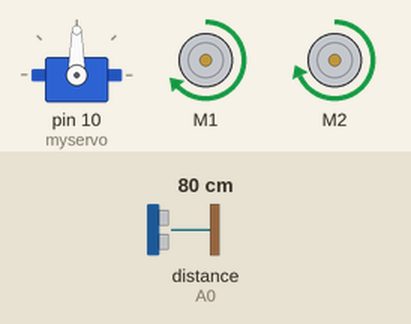
Bench run of a sketch on a simulated Arduino Uno, built with avr-gcc and run on an emulated ATmega328P. Parts: servo, 2 × DC motor (green arrow = forward, orange = backward, longer = faster). The test bench sets the inputs (shaded band); at power-on: distance to the obstacle (sensor on A0) 80 cm. The echo pulse lasts 58.3 µs per cm.

Above: at 3.9 s.
4.0 s: distance to the obstacle (sensor on A0) set to 18 cm
5.5 s: distance to the obstacle (sensor on A0) set to 14 cm
At 7.2 s:
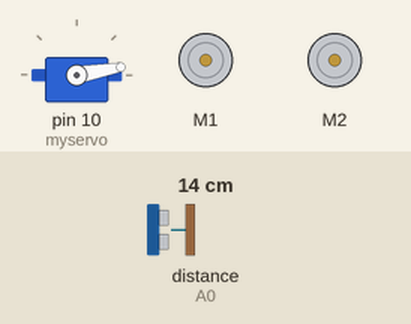
8.5 s: distance to the obstacle (sensor on A0) set to 35 cm
At 8.56 s:
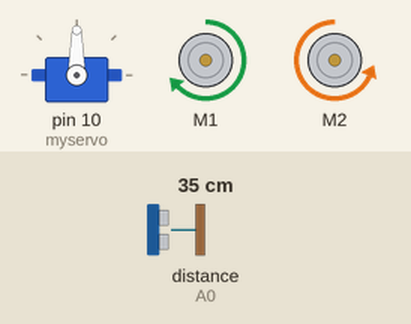
10.7 s: distance to the obstacle (sensor on A0) set to 2 cm
At 13.2 s:
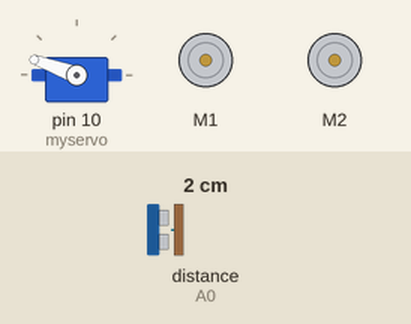
13.7 s: distance to the obstacle (sensor on A0) set to 60 cm
At 14.03 s:
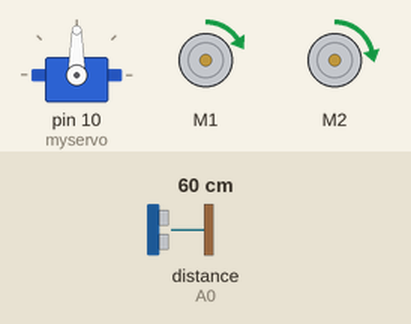
Timing chart, 0 to 16.7 s (numbered marks = the images above; inputs shaded):
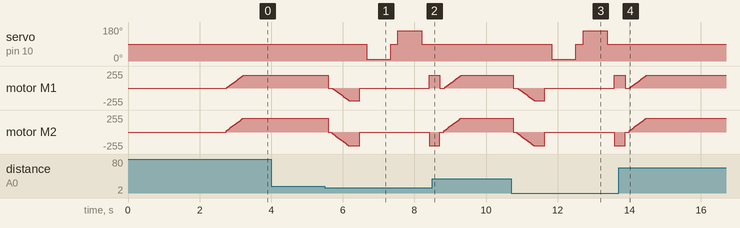

The sketch:

modelo_A.ino
```cpp
#include <AFMotor.h>
#include <NewPing.h>
#include <Servo.h>

#define TRIG_PIN A1                 // Pino do Sensor Trigger
#define ECHO_PIN A0                 // Pino do Sensor Echo
#define MAX_DISTANCE 200            // Distância Máxima de colisão em cm
#define MAX_SPEED 190               // Define Velocidade Máxima do Motor. Váximo possível 255
#define MAX_SPEED_OFFSET 20

NewPing sonar(TRIG_PIN, ECHO_PIN, MAX_DISTANCE);     // Criação do objeto sonar

AF_DCMotor motor1(1, MOTOR12_1KHZ);                  // Configura motor utilizado pelo Shield
AF_DCMotor motor2(2, MOTOR12_1KHZ);                  // Configura motor utilizado pelo Shield

Servo myservo;                                       // instancia classe Servo como instância myservo

boolean VaParaFrente=false;
int distancia = 100;                                 // cria variável para guardar a distância (cm)
int speedSet = 0;                                    // cria variável para guardar o incremento de velocidade

void setup() {

  myservo.attach(10);                                // configura a instância myservo na porta 10 (ponte)
  myservo.write(90);                                 // posição inicial do servo 90 graus
  delay(2000);                                       // espera dois segundos
  distancia = readPing();                            // linhas abaixo ele faz 4 leituras seguidas
  delay(100);
  distancia = readPing();
  delay(100);
  distancia = readPing();
  delay(100);
  distancia = readPing();
  delay(100);
}

void loop() {
 int distanciaR = 0;                                //cria variável para guardar a distância à direita
 int distanciaL =  0;                               //cria variável para guardar a distância à esquerda
 delay(40);

 if(distancia<=15)                                  // se distância menor que 15 (cm)
 {
  moveStop();                                       // para de mover
  delay(100);                                       // espera um décimo de segundo (100 ms)
  moveBackward();                                   // anda para trás
  delay(300);                                       // por três décimos de segundo (300 ms)
  moveStop();                                       // para de mover
  delay(200);                                       // por dois décimos de segundo (200 ms)
  distanciaR = lookRight();                         // distância da direita igual a função lookRigth()
  delay(200);                                       // espera por dois décimos de segundo (200 ms)
  distanciaL = lookLeft();                          // distância da esquerda igual a função lookLeft()
  delay(200);                                       // espera por dois décimos de segundo (200 ms)

  if(distanciaR>=distanciaL)                        // se distância da direita maior que a distência da esquerda
  {
    turnRight();                                    // Vira para Direita
    moveStop();                                     // para de mover
  }else
  {
    turnLeft();                                     // Vira para Esquerda
    moveStop();                                     // para de mover
  }
 }else
 {
  moveForward();                                   // anda para frente
 }
 distancia = readPing();                           // mede a distância
}

int lookRight() // Função Olha para direita
{
    myservo.write(10);
    delay(500);
    int distancia = readPing();
    delay(100);
    myservo.write(90);
    return distancia;
}

int lookLeft() // Função Olha para esquerda
{
    myservo.write(160);
    delay(500);
    int distancia = readPing();
    delay(100);
    myservo.write(90);
    return distancia;
    delay(100);
}

int readPing()  // Função para fazer a leitura das distâncias
{
  delay(70);
  int cm = sonar.ping_cm();
  if(cm==0)
  {
    cm = 250;
  }
  return cm;
}

void moveStop() {  // Função para parar os motores
  motor1.run(RELEASE);
  motor2.run(RELEASE);
  }

void moveForward() // Função para andar para frente
{

 if(!VaParaFrente)
  {
    VaParaFrente=true;
    motor1.run(FORWARD);
    motor2.run(FORWARD);
   for (speedSet = 0; speedSet < MAX_SPEED; speedSet +=2) // inicia o movimento devagar pois os motores DC tem dificuldade de fazer um arranque bruto, também ajuda a economizar bateria
   {
    motor1.setSpeed(speedSet);
    motor2.setSpeed(speedSet+MAX_SPEED_OFFSET);
    delay(5);
   }
  }
}

void moveBackward() // Função para andar para trás
{
    VaParaFrente=false;
    motor1.run(BACKWARD);
    motor2.run(BACKWARD);
  for (speedSet = 0; speedSet < MAX_SPEED; speedSet +=2) // inicia o movimento devagar pois os motores DC tem dificuldade de fazer um arranque bruto, também ajuda a economizar bateria
  {
    motor1.setSpeed(speedSet);
    motor2.setSpeed(speedSet+MAX_SPEED_OFFSET);
    delay(5);
  }
}

void turnRight()// Função para virar a direita
{
  motor1.run(FORWARD);
  motor2.run(BACKWARD);
  delay(300);
  motor1.run(FORWARD);
  motor2.run(FORWARD);
}

void turnLeft() // Função para virar a esquerda
{
  motor1.run(BACKWARD);
  motor2.run(FORWARD);
  delay(300);
  motor1.run(FORWARD);
  motor2.run(FORWARD);
}
```

Measured:
- the behaviour switches between 16 and 15 cm on distance to the obstacle (sensor on A0) (found by bisection; images 0 and 1)
- after the input at 4.0 s, every drawn part: stays the same
- after the input at 5.5 s, servo on pin 10 (myservo): 90° → 10° after 1.2 s, → 90° 0.67 s later, → 160° 0.20 s later, → 90° 0.67 s later
- after the input at 8.5 s, servo on pin 10 (myservo): stays 90° (without the input it goes to 10° after 1.4 s)
- after the input at 10.7 s, servo on pin 10 (myservo): 90° → 10° after 1.1 s, → 90° 0.67 s later, → 160° 0.20 s later, → 90° 0.67 s later
- after the input at 13.7 s, servo on pin 10 (myservo): stays 90° (without the input it goes to 10° after 1.4 s)
